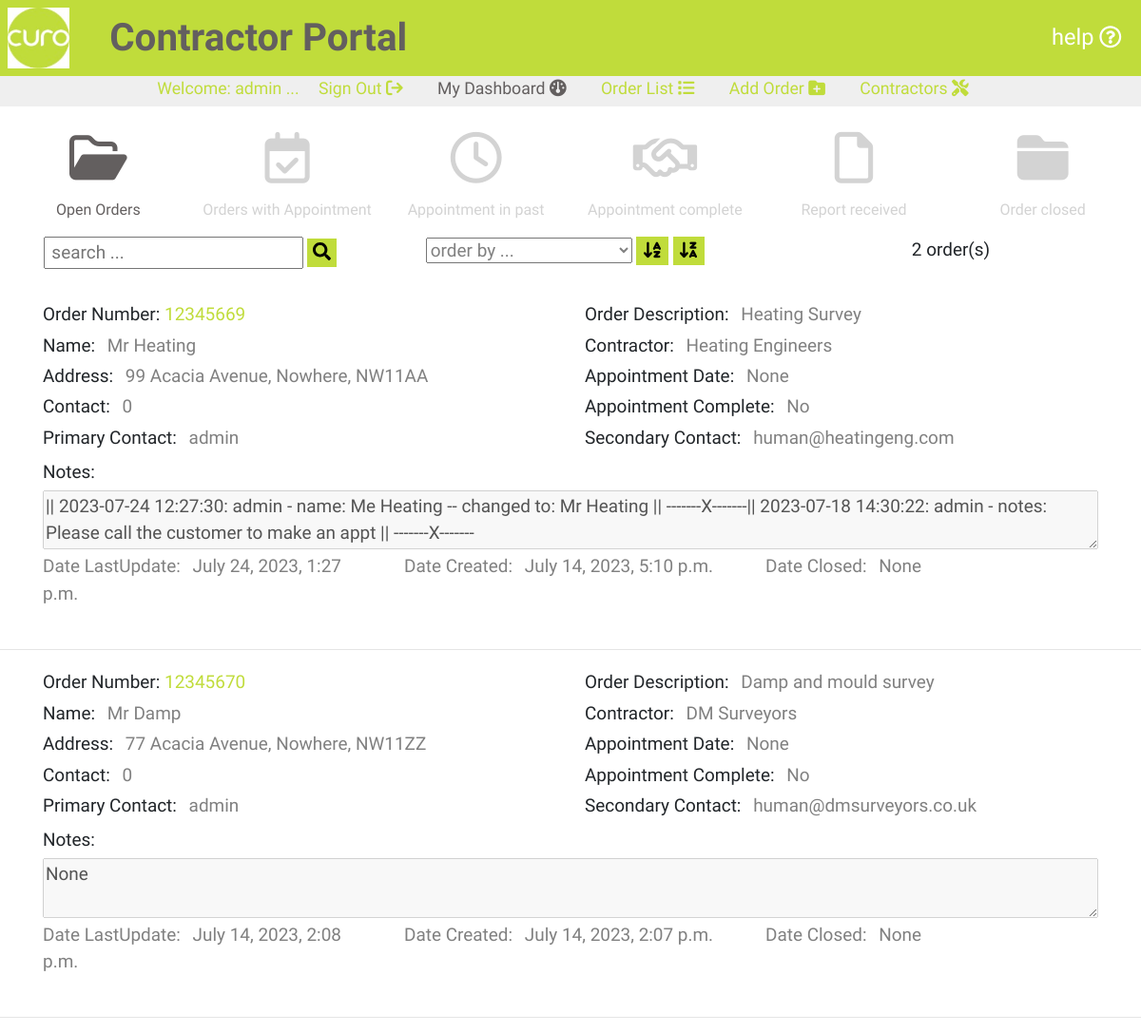
The app's page /portal001/dashboard/open (signed in) with its own data.
### portal001/models.py (models this page shows, shortened)
class Orders(models.Model):
    class Meta:
        verbose_name_plural = 'Orders'
    APPT_COMP_CHOICES = [
        ("No", "No"),
        ("Yes", "Yes"),
    ]
    orderNumber = models.DecimalField(max_digits=10, decimal_places=0,
                                      null=False, primary_key=True)
    orderDescription = models.CharField(max_length=254, null=False)
    name = models.CharField(max_length=254, null=False)
    address = models.CharField(max_length=254, null=False)
    contact = models.CharField(max_length=254, null=False, default=0)
    contractor = models.ForeignKey('Contractors',
                                   on_delete=models.CASCADE,
                                   to_field='contractor',
                                   related_name='name')
    appointmentDate = models.DateTimeField(null=True, blank=True)
    appointmentComplete = models.CharField(max_length=3,
                                           choices=APPT_COMP_CHOICES,
                                           default="No",)
    primaryContact = models.ForeignKey(settings.AUTH_USER_MODEL,
                                       on_delete=models.CASCADE)
    secondaryContact = models.EmailField(max_length=254)
    notes = models.CharField(max_length=9999, null=True, blank=True)
    dateLastUpdate = models.DateTimeField(default=timezone.now)
    dateCreated = models.DateTimeField(default=timezone.now)
    dateClosed = models.DateTimeField(null=True, blank=True)

class Contractors(models.Model):
    class Meta:
        verbose_name_plural = 'Contractors'
    contractor = models.CharField(max_length=254, null=False, primary_key=True)
    secondaryContact = models.EmailField(max_length=254, unique=True)
    services = models.CharField(max_length=9999, null=True, blank=True)
    def __str__(self):
        return str(self.contractor)

### portal001/views.py (the view)
# urls.py: path('dashboard/<guage>', views.dashboard, name='dashboard'),
def dashboard(request, guage):
    orders = Orders.objects.all()
    notifications = Notifications.objects.all()
    if guage == 'open':
        queries = ((Q(primaryContact__username__icontains=request.user.username) |
                   Q(secondaryContact__icontains=request.user.username)) &
                   Q(appointmentDate__isnull=True))
    elif guage == 'appt':
        queries = ((Q(primaryContact__username__icontains=request.user.username) |
                   Q(secondaryContact__icontains=request.user.username)) &
                   Q(appointmentDate__isnull=False) &
                   Q(appointmentComplete__icontains='No'))
    elif guage == 'past':
        queries = ((Q(primaryContact__username__icontains=request.user.username) |
                   Q(secondaryContact__icontains=request.user.username)) &
                   Q(appointmentDate__isnull=False) &
                   Q(appointmentComplete__icontains='No'))
    elif guage == 'comp':
        queries = ((Q(primaryContact__username__icontains=request.user.username) |
                   Q(secondaryContact__icontains=request.user.username)) &
                   Q(appointmentDate__isnull=False) &
                   Q(appointmentComplete__icontains='Yes'))
    elif guage == 'repo':
        queries = ((Q(primaryContact__username__icontains=request.user.username) |
                   Q(secondaryContact__icontains=request.user.username)) &
                   Q(appointmentDate__isnull=False) &
                   Q(appointmentComplete__icontains='Yes'))
    elif guage == 'clsd':
        queries = ((Q(primaryContact__username__icontains=request.user.username) |
                   Q(secondaryContact__icontains=request.user.username)) &
                   Q(appointmentDate__isnull=False) &
                   Q(appointmentComplete__icontains='Yes') &
                   Q(dateClosed__isnull=False))
    else:
        queries = (Q(primaryContact__username__icontains=request.user.username) |
                   Q(secondaryContact__icontains=request.user.username))
    orders = Orders.objects.all()
    orderlist = (orders.filter(queries)
                 .order_by('-dateLastUpdate'))
    order_list_length = orders.filter(queries).count()
    page = 'dashboard'
    comparedate = timezone.now()
    context = {
        'orderlist': orderlist,
        'order_list_length': order_list_length,
        'notifications': notifications,
        'page': page,
        'guage': guage,
        'comparedate': comparedate,
    }
    return render(request, 'curo/dashboard.html', context)

### portal001/templates/curo/dashboard.html (shortened to what this page needs)
{% extends "basemodule001.html" %}
{% load static %}
{% block content %}
    {% if user.is_authenticated %}
        <section id="textsection">
            {% if user.is_authenticated %}
                <div class="row pl-1 pr-1">
                    <div class="col-lg-2 col-4 dashguage">
                        {% if guage == 'open' %}
                            <a class="selected" href="{% url 'dashboard' 'open' %}">
                                <i class="fa-regular fa-folder-open"></i>
                            </a>
                            <div class="selected">Open Orders</div>
                        {% else %}
                            <a class="" href="{% url 'dashboard' 'open' %}">
                                <i class="fa-regular fa-folder-open"></i>
                            </a>
                            <div>Open Orders</div>
                        {% endif %}
                    </div>
                    <div class="col-lg-2 col-4 dashguage">
                        {% if guage == 'appt' %}
                            <a class="selected" href="{% url 'dashboard' 'appt' %}">
                                <i class="fa-regular fa-calendar-check"></i>
                            </a>
                            <div class="selected">Orders with Appointment</div>
                        {% else %}
                            <a class="" href="{% url 'dashboard' 'appt' %}">
                                <i class="fa-regular fa-calendar-check"></i>
                            </a>
                            <div>Orders with Appointment</div>
                        {% endif %}
                    </div>
                    <div class="col-lg-2 col-4 dashguage">
                        {% if guage == 'past' %}
                            <a class="selected" href="{% url 'dashboard' 'past' %}">
                                <i class="fa-regular fa-clock"></i>
                            </a>
                            <div class="selected">Appointment in past</div>
                        {% else %}
                            <a class="" href="{% url 'dashboard' 'past' %}">
                                <i class="fa-regular fa-clock"></i>
                            </a>
                            <div>Appointment in past</div>
                        {% endif %}
                    </div>
                    <div class="col-lg-2 col-4 dashguage">
                        {% if guage == 'comp' %}
                            <a class="selected" href="{% url 'dashboard' 'comp' %}">
                                <i class="fa-regular fa-handshake"></i>
                            </a>
                            <div class="selected">Appointment complete</div>
                        {% else %}
                            <a class="" href="{% url 'dashboard' 'comp' %}">
                                <i class="fa-regular fa-handshake"></i>
                            </a>
                            <div>Appointment complete</div>
                        {% endif %}
                    </div>
                    <div class="col-lg-2 col-4 dashguage">
                        {% if guage == 'repo' %}
                            <a class="selected" href="{% url 'dashboard' 'repo' %}">
                                <i class="fa-regular fa-file"></i>
                            </a>
                            <div class="selected">Report received</div>
                        {% else %}
                            <a class="" href="{% url 'dashboard' 'repo' %}">
                                <i class="fa-regular fa-file"></i>
                            </a>
                            <div>Report received</div>
                        {% endif %}
                    </div>
                    <div class="col-lg-2 col-4 dashguage">
                        {% if guage == 'clsd' %}
                            <a class="selected" href="{% url 'dashboard' 'clsd' %}">
                                <i class="fa-solid fa-folder-closed"></i>
                            </a>
                            <div class="selected">Order closed</div>
                        {% else %}
                            <a class="" href="{% url 'dashboard' 'clsd' %}">
                                <i class="fa-solid fa-folder-closed"></i>
                            </a>
                            <div>Order closed</div>
                        {% endif %}
                    </div>
                </div>
                <div class ="row mt-3 mb-3 searchform">
                    <div class="col-lg-4 mb-2">
                        <form action="{% url 'searchDashboard' guage %}" method="GET" id="search_form" >
                            <input class="search-input text-blue text-xs" type="text" name="search_string" id="search_string" placeholder=" search ..." maxlength="50">
                            <button class="mt-0 text-center" type="submit" onclick="return validateSearch();">
                                <i class="fas fa-search"></i>
                            </button>
                        </form>
                    </div>
                    <div class="col-lg-4">
                        <form action="{% url 'orderDashboard' guage %}" method="GET" id="order_field_form" >
                            <select class="search-input text-blue text-xs" type="text" name="order_field" id="order_field" placeholder=" order by ..." maxlength="50">
                                <option value="blank">order by ...</option>
                            </select>
                            <button class="mt-0 text-center" type="submit" onclick="return orderAz();">
                                <i class="fa-solid fa-arrow-down-a-z"></i>
                            </button>
                            <button class="mt-0 text-center" type="submit" onclick="return orderZa();">
                                <i class="fa-solid fa-arrow-down-z-a"></i>
                            </button>
                        </form>
                    </div>
                    <div class="col-lg-4">
                        {% if guage == 'all' or guage == 'open' %}
                            <p class="">{{ order_list_length }} order(s)</p>
                        {% endif %}
                    </div>
                </div>
                {% if guage == 'all' or guage == 'open' %}
                    {% for order in orderlist %}
                        <div class="orderlist ml-auto mr-auto">
                            <div class ="row">
                                <div class="col-lg-6">
                                    <div class="mt-1 mb-1">Order Number: <a class="orange-highlight" href ="{% url 'selectOrder' order.orderNumber %}">{{ order.orderNumber }}</a></div>
                                    <div class="mt-1 mb-1">Name: <span class="orderlistspan pl-2 pr-2 mb-4">{{ order.name }}</span></div>
                                    <div class="mt-1 mb-1">Address: <span class="orderlistspan pl-2 pr-2 mb-4">{{ order.address }}</span></div>
                                    <div class="mt-1 mb-1">Contact: <a class="orderlistspan pl-2 pr-2 mb-4" href="tel:{{ order.contact }}">{{ order.contact }}</a></div>
                                    <div class="mt-1 mb-1">Primary Contact: <span class="orderlistspan pl-2 pr-2 mb-4">{{ order.primaryContact }}</span></div>
                                </div>
                                <div class="col-lg-6">
                                    <div class="mt-1 mb-1">Order Description: <span class="orderlistspan pl-2 pr-2 mb-4">{{ order.orderDescription }}</span></div>
                                    <div class="mt-1 mb-1">Contractor: <span class="orderlistspan pl-2 pr-2 mb-4">{{ order.contractor }}</span></div>
                                    <div class="mt-1 mb-1">Appointment Date: <span class="orderlistspan pl-2 pr-2 mb-4">{{ order.appointmentDate }}</span></div>
                                    <div class="mt-1 mb-1">Appointment Complete: <span class="orderlistspan pl-2 pr-2 mb-4">{{ order.appointmentComplete }}</span></div>
                                    <div class="mt-1 mb-1">Secondary Contact: <span class="orderlistspan pl-2 pr-2 mb-4">{{ order.secondaryContact }}</span></div>
                                </div>
                            </div>
                            <div class ="row">
                                <div class="col-12">
                                    <div class="mt-1 mb-1">Notes: </div>
                                    <textarea class="mb-0" disabled="disabled">{{ order.notes|escape }}</textarea>
                                </div>
                            </div>
                            <div class ="row">
                                <div class="col-lg-4">
                                    <div class="mt-1 mb-1 orderlistspan">Date LastUpdate: <span class="orderlistspan pl-2 pr-2 mb-4">{{ order.dateLastUpdate }}</span></div>
                                </div>
                                <div class="col-lg-4">
                                    <div class="mt-1 mb-1 orderlistspan">Date Created: <span class="orderlistspan pl-2 pr-2 mb-4">{{ order.dateCreated }}</span></div>
                                </div>
                                <div class="col-lg-4">
                                    <div class="mt-1 mb-1 orderlistspan">Date Closed: <span class="orderlistspan pl-2 pr-2 mb-4">{{ order.dateClosed }}</span></div>
                                </div>
                            </div>
                        </div>
                        <br>
                        <hr>
                    {% endfor %}
                {% endif %}
            {% endif %}
        </section>
    {% endif %}
{% endblock %}

### templates/includes/templates/topper.html (shortened to what this page needs)
<div id="topper" class="d-block align-vertically align-horizontally">
    {% if user.is_authenticated %}
    <p class="d-none d-lg-block paramedium ml-auto mr-auto">Welcome: <span id="user-name">{{ user.username }}</span> ...
        <a class="mr-3 ml-3" href="{% url 'account_logout' %}"> Sign Out <i class="fa-solid fa-arrow-right-from-bracket"></i></a>
        {% if page == 'dashboard' %}
            <a class="mr-3 ml-3 page" href="{% url 'dashboard' 'all' %}"> My Dashboard <i class="fa-solid fa-gauge"></i></a>
        {% else %}
            <a class="mr-3 ml-3" href="{% url 'dashboard' 'all' %}"> My Dashboard <i class="fa-solid fa-gauge"></i></a>
        {% endif %}
        {% if page == 'orderlist' %}
            <a class="mr-3 ml-3 page" href="{% url 'curo' %}"> Order List<i class="fa-solid fa-list"></i></a>
        {% else %}
            <a class="mr-3 ml-3" href="{% url 'curo' %}"> Order List <i class="fa-solid fa-list"></i></a>
        {% endif %}
        {% for group in user.groups.all %}
            {% if group.name == 'Edit' %}
                {% if page == 'ordernew' %}
                    <a class="mr-3 ml-3 page" href="{% url 'createOrder' %}"> Add Order <i class="fa-solid fa-folder-plus"></i></a>
                {% else %}
                    <a class="mr-3 ml-3" href="{% url 'createOrder' %}"> Add Order <i class="fa-solid fa-folder-plus"></i></a>
                {% endif %}
            {% endif %}
        {% endfor %}
        {% if page == 'contractorlist' %}
            <a class="mr-3 ml-3 page" href="{% url 'curoContractors' %}"> Contractors <i class="fa-solid fa-screwdriver-wrench"></i></a>
        {% else %}
            <a class="mr-3 ml-3" href="{% url 'curoContractors' %}"> Contractors <i class="fa-solid fa-screwdriver-wrench"></i></a>
        {% endif %}
    </p>
    {% else %}
    <p class="paramedium">Welcome: Please sign in to continue ...
        <a class="mr-3 ml-3" href ="{% url 'account_login' %}"> Sign In <i class="fa-solid fa-arrow-right-to-bracket"></i></a>
    </p>
    {% endif %}
</div>

### records on screen
Orders: orderNumber "12345669", name "Mr Heating", address "99 Acacia Avenue, Nowhere, NW11AA", contact "0", primaryContact "admin", orderDescription "Heating Survey", contractor "Heating Engineers", appointmentDate "None", appointmentComplete "No", secondaryContact "human@heatingeng.com", notes "|| 2023-07-24 12:27:30: admin - name: Me Heating -- changed to: Mr Heating || -------X-------|| 2023-07-18 14:30:22: admin - notes: Please call the customer to make an appt || -------X-------", dateLastUpdate "July 24, 2023, 1:27 p.m.", dateCreated "July 14, 2023, 5:10 p.m.", dateClosed "None"
Orders: orderNumber "12345670", name "Mr Damp", address "77 Acacia Avenue, Nowhere, NW11ZZ", contact "0", primaryContact "admin", orderDescription "Damp and mould survey", contractor "DM Surveyors", appointmentDate "None", appointmentComplete "No", secondaryContact "human@dmsurveyors.co.uk", notes "None", dateLastUpdate "July 14, 2023, 2:08 p.m.", dateCreated "July 14, 2023, 2:07 p.m.", dateClosed "None"

### other values on screen
{{ user.username }} "admin"
{{ order_list_length }} "2"
